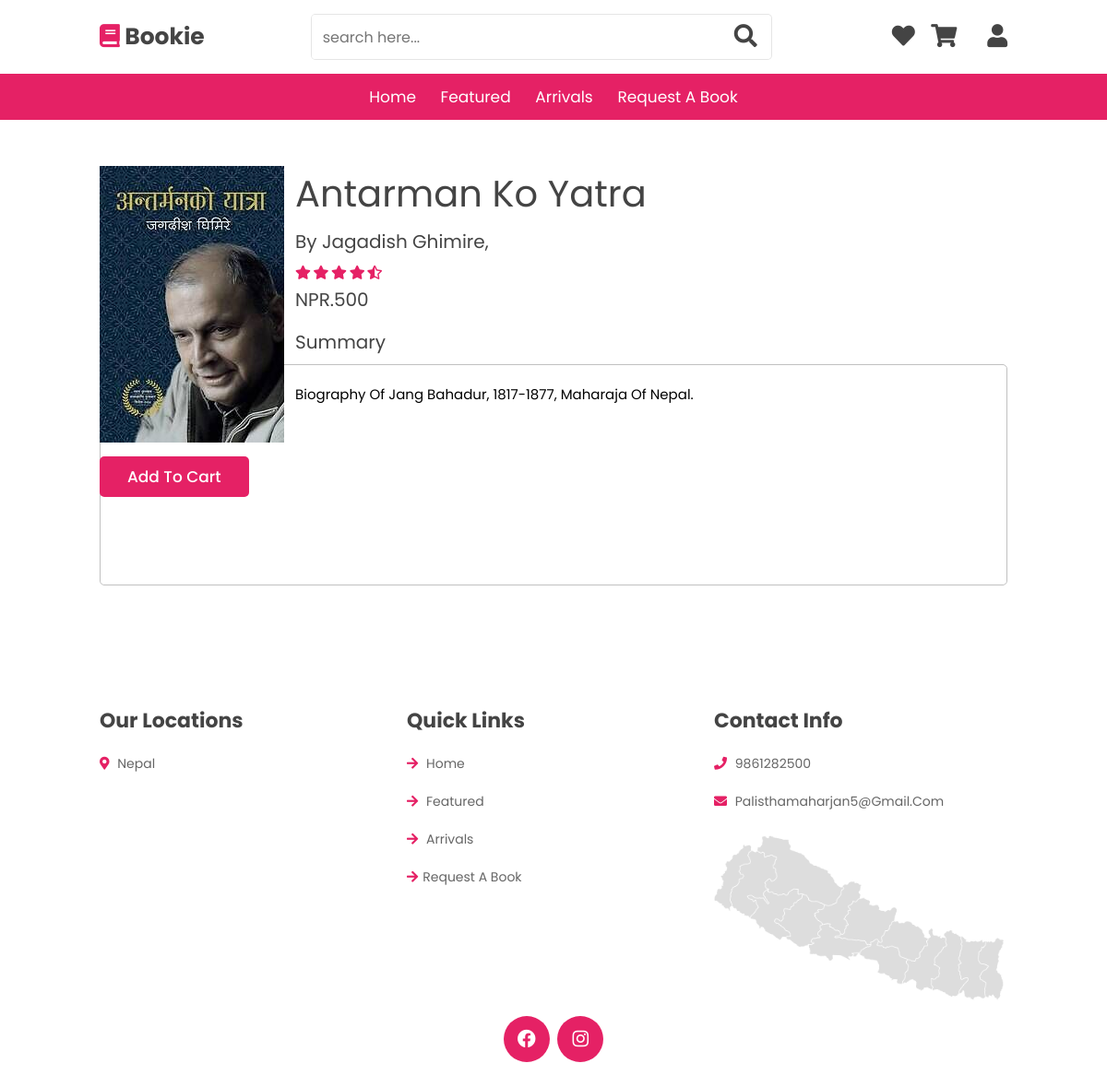
/booksK.html, run on the app's committed database.
### website/models.py (models this page shows, shortened)
class Book(models.Model):
    Book_id=models.AutoField
    name= models.CharField(max_length=200)
    author_id= models.ForeignKey(Author,on_delete=models.CASCADE,default="")
    description= models.TextField(default="")
    price= models.IntegerField()
    image= models.ImageField(upload_to="static\website\imh", default="")

class Author(models.Model):
    author_id=models.AutoField
    name= models.CharField(max_length=200)
    def __str__(self):
        return self.name

### website/views.py (the view)
# urls.py: path('booksK.html', views.booksK, name="booksK"),
def booksK(request,Book_id=7):
    books = Book.objects.get(id = Book_id)
    context = {'books':books}
    return render(request, 'booksK.html', context)

### templates/booksK.html (shortened to what this page needs)
{% extends 'base.html' %}
{% load static %}
{% block content%}
<section class="books" id="books">
        <div class="container">
        <div class="cart">
            <div class="cbooks">
                <div class="cbook">
                    <div class="img" style="float: left">
                    <img src="{{books.image}}"><br/>
                    <a  class="btn addtocart" data-action="add" data-book="{{books.id}}">add to cart</a>
                </div>
                    <div class="cbooks info">
                        <h3 class="cbname"><span>{{books.name}}</span></h3>
                        <h2 class="cbauthor"><span>by {{books.author_id}},</span></h2>
                        <div class="stars">
                            <i class="fas fa-star"></i>
                            <i class="fas fa-star"></i>
                            <i class="fas fa-star"></i>
                            <i class="fas fa-star"></i>
                            <i class="fas fa-star-half-alt"></i>
                        </div>
                        <h2 class="cbprice">NPR.{{books.price}}</h2>
                        <p class="cbooks-quantity">Summary</p>
                        <div class="cart-total">
                            <p>{{books.description}} </p>
                    </div>
                </div>
            </div>
    </div>
</section>
{% endblock %}

### website_book/static/website/css/style.css (style rules this page uses)
:root { --green:#e52165 ; --dark-color:#0d1137; --black:#444; --light-color:#666; --border:.1rem solid rgba(0,0,0,.1); --border-hover:.1rem solid var(--black); --box-shadow:0 .5rem 1rem rgba(0,0,0,.1); }
* { font-family: 'Poppins', sans-serif; margin:0; padding:0; box-sizing: border-box; outline: none; border:none; text-decoration: none; text-transform: capitalize; transition:all .2s linear; transition:width none; }
html { font-size: 62.5%; overflow-x: hidden; scroll-padding-top: 5rem; scroll-behavior: smooth; }
section { padding:5rem 9%; }
.btn { margin-top: 1rem; display:inline-block; padding:.9rem 3rem; border-radius: .5rem; color:#fff; background:var(--green); font-size: 1.7rem; cursor: pointer; font-weight: 500; }
.books h3 { color:var(--black); font-size: 4rem; padding-bottom: .7rem; font-weight: normal; }
.books h2 { color:var(--black); font-size: 2rem; padding-bottom: .7rem; margin-bottom: 4px; font-weight: normal; }
.stars i { font-size: 1.5rem; color:var(--green); }
.stars i { margin-bottom: 7px; }
.img { margin-right: 2px; padding-right: 10px; margin-left: 0px; }
.container { max-width: 1200px; margin: 0 auto; }
.cbooks { flex: 0.75; }
.cbook { overflow:hidden; margin-bottom: 20px; }
.cbname { color:var(--black); font-size: 3rem; padding-bottom: .7rem; font-weight: normal; }
.cbprice { color:var(--black); font-size: 2rem; padding-bottom: .7rem; margin-bottom: 4px; font-weight: normal; }
.cbauthor { color:var(--black); font-size: 2rem; padding-bottom: .7rem; margin-bottom: 4px; font-weight: normal; }
.cbooks-quantity { padding:5px; color:var(--black); font-size: 2rem; margin-bottom: 4px; font-weight: normal; }
.cart-total { flex:0.25; margin: left 20px; padding:20px; height: 240px; border:1px solid silver; border-radius: 5px; }
.cart-total p { display:flex; justify-content: space-between; margin-bottom:30px; font-size: 15px; }

### data on the page
Book: image (picture), name "Antarman Ko Yatra", author_id "Jagadish Ghimire", price "500", description "Biography Of Jang Bahadur, 1817-1877, Maharaja Of Nepal."
